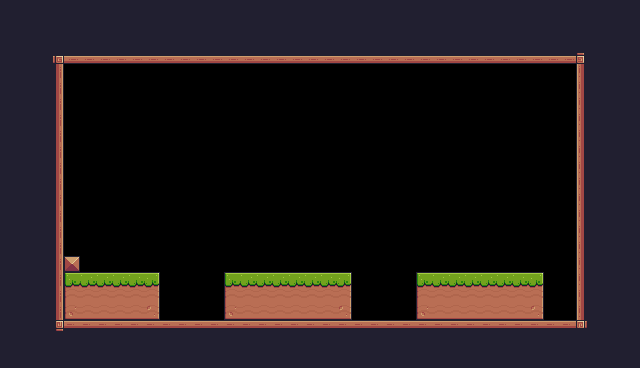

Tiled map render using the project's own tile images. Description and the whole map definition, tile-layer contents included, below:
An orthogonal 40x23 tile map with 16x16 px tiles, 1 tile layer (Background) and 1 object (Player).

<map version="1.10" tiledversion="1.10.2" orientation="orthogonal" renderorder="right-down" width="40" height="23" tilewidth="16" tileheight="16" infinite="0" nextlayerid="3" nextobjectid="2">
 <tileset firstgid="1" source="Pixel Adventure.tsx" />
 <layer id="1" name="Background" width="40" height="23">
  <data encoding="csv">
112,112,112,112,112,112,112,112,112,112,112,112,112,112,112,112,112,112,112,112,112,112,112,112,112,112,112,112,112,112,112,112,112,112,112,112,112,112,112,112,
112,112,112,112,112,112,112,112,112,112,112,112,112,112,112,112,112,112,112,112,112,112,112,112,112,112,112,112,112,112,112,112,112,112,112,112,112,112,112,112,
112,112,112,112,112,112,112,112,112,112,112,112,112,112,112,112,112,112,112,112,112,112,112,112,112,112,112,112,112,112,112,112,112,112,112,112,112,112,112,112,
112,112,112,92,134,134,134,134,134,134,134,134,134,134,134,134,134,134,134,134,134,134,134,134,134,134,134,134,134,134,134,134,134,134,134,134,93,112,112,112,
112,112,112,113,0,0,0,0,0,0,0,0,0,0,0,0,0,0,0,0,0,0,0,0,0,0,0,0,0,0,0,0,0,0,0,0,111,112,112,112,
112,112,112,113,0,0,0,0,0,0,0,0,0,0,0,0,0,0,0,0,0,0,0,0,0,0,0,0,0,0,0,0,0,0,0,0,111,112,112,112,
112,112,112,113,0,0,0,0,0,0,0,0,0,0,0,0,0,0,0,0,0,0,0,0,0,0,0,0,0,0,0,0,0,0,0,0,111,112,112,112,
112,112,112,113,0,0,0,0,0,0,0,0,0,0,0,0,0,0,0,0,0,0,0,0,0,0,0,0,0,0,0,0,0,0,0,0,111,112,112,112,
112,112,112,113,0,0,0,0,0,0,0,0,0,0,0,0,0,0,0,0,0,0,0,0,0,0,0,0,0,0,0,0,0,0,0,0,111,112,112,112,
112,112,112,113,0,0,0,0,0,0,0,0,0,0,0,0,0,0,0,0,0,0,0,0,0,0,0,0,0,0,0,0,0,0,0,0,111,112,112,112,
112,112,112,113,0,0,0,0,0,0,0,0,0,0,0,0,0,0,0,0,0,0,0,0,0,0,0,0,0,0,0,0,0,0,0,0,111,112,112,112,
112,112,112,113,0,0,0,0,0,0,0,0,0,0,0,0,0,0,0,0,0,0,0,0,0,0,0,0,0,0,0,0,0,0,0,0,111,112,112,112,
112,112,112,113,0,0,0,0,0,0,0,0,0,0,0,0,0,0,0,0,0,0,0,0,0,0,0,0,0,0,0,0,0,0,0,0,111,112,112,112,
112,112,112,113,0,0,0,0,0,0,0,0,0,0,0,0,0,0,0,0,0,0,0,0,0,0,0,0,0,0,0,0,0,0,0,0,111,112,112,112,
112,112,112,113,0,0,0,0,0,0,0,0,0,0,0,0,0,0,0,0,0,0,0,0,0,0,0,0,0,0,0,0,0,0,0,0,111,112,112,112,
112,112,112,113,0,0,0,0,0,0,0,0,0,0,0,0,0,0,0,0,0,0,0,0,0,0,0,0,0,0,0,0,0,0,0,0,111,112,112,112,
112,112,112,113,35,0,0,0,0,0,0,0,0,0,0,0,0,0,0,0,0,0,0,0,0,0,0,0,0,0,0,0,0,0,0,0,111,112,112,112,
112,112,112,113,7,8,8,8,8,9,0,0,0,0,7,8,8,8,8,8,8,9,0,0,0,0,7,8,8,8,8,8,8,9,0,0,111,112,112,112,
112,112,112,113,29,30,30,30,30,31,0,0,0,0,29,30,30,30,30,30,30,31,0,0,0,0,29,30,30,30,30,30,30,31,0,0,111,112,112,112,
112,112,112,113,51,52,52,52,52,53,0,0,0,0,51,52,52,52,52,52,52,53,0,0,0,0,51,52,52,52,52,52,52,53,0,0,111,112,112,112,
112,112,112,114,90,90,90,90,90,90,90,90,90,90,90,90,90,90,90,90,90,90,90,90,90,90,90,90,90,90,90,90,90,90,90,90,115,112,112,112,
112,112,112,112,112,112,112,112,112,112,112,112,112,112,112,112,112,112,112,112,112,112,112,112,112,112,112,112,112,112,112,112,112,112,112,112,112,112,112,112,
112,112,112,112,112,112,112,112,112,112,112,112,112,112,112,112,112,112,112,112,112,112,112,112,112,112,112,112,112,112,112,112,112,112,112,112,112,112,112,112
</data>
 </layer>
 <objectgroup id="2" name="Spawnpoints">
  <object id="1" name="Player" type="Player" x="81.0585" y="239.997" width="30.5956" height="31.7877" />
 </objectgroup>
</map>
